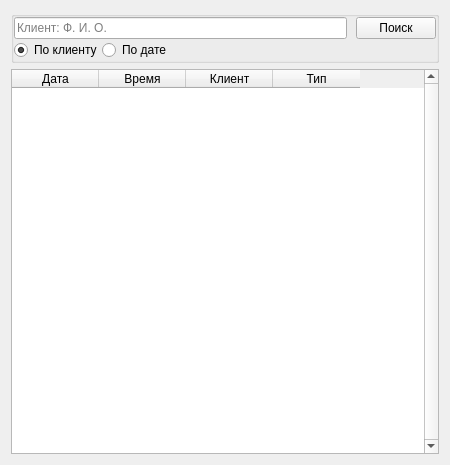
<?xml version="1.0" encoding="UTF-8"?>
<ui version="4.0">
 <class>form_examinationSeach</class>
 <widget class="QWidget" name="form_examinationSeach">
  <property name="geometry">
   <rect>
    <x>0</x>
    <y>0</y>
    <width>450</width>
    <height>465</height>
   </rect>
  </property>
  <property name="windowTitle">
   <string>Поиск исследований</string>
  </property>
  <layout class="QVBoxLayout" name="verticalLayout" stretch="0,1">
   <item>
    <widget class="QGroupBox" name="groupBox">
     <property name="title">
      <string/>
     </property>
     <layout class="QVBoxLayout" name="verticalLayout_2">
      <property name="spacing">
       <number>0</number>
      </property>
      <property name="leftMargin">
       <number>0</number>
      </property>
      <property name="topMargin">
       <number>0</number>
      </property>
      <property name="rightMargin">
       <number>0</number>
      </property>
      <property name="bottomMargin">
       <number>0</number>
      </property>
      <item>
       <layout class="QHBoxLayout" name="horizontalLayout_4">
        <item>
         <widget class="QStackedWidget" name="stackedWidget">
          <property name="currentIndex">
           <number>1</number>
          </property>
          <widget class="QWidget" name="page">
           <layout class="QHBoxLayout" name="horizontalLayout_2">
            <property name="leftMargin">
             <number>0</number>
            </property>
            <property name="topMargin">
             <number>0</number>
            </property>
            <property name="rightMargin">
             <number>9</number>
            </property>
            <property name="bottomMargin">
             <number>0</number>
            </property>
            <item>
             <widget class="QLabel" name="label_4">
              <property name="text">
               <string>С</string>
              </property>
             </widget>
            </item>
            <item>
             <widget class="QDateEdit" name="dateEdit_examinationTo">
              <property name="calendarPopup">
               <bool>true</bool>
              </property>
             </widget>
            </item>
            <item>
             <widget class="QLabel" name="label_3">
              <property name="text">
               <string>По</string>
              </property>
             </widget>
            </item>
            <item>
             <widget class="QDateEdit" name="dateEdit_examinationFrom">
              <property name="calendarPopup">
               <bool>true</bool>
              </property>
              <property name="timeSpec">
               <enum>Qt::LocalTime</enum>
              </property>
             </widget>
            </item>
            <item>
             <spacer name="horizontalSpacer_2">
              <property name="orientation">
               <enum>Qt::Horizontal</enum>
              </property>
              <property name="sizeHint" stdset="0">
               <size>
                <width>40</width>
                <height>20</height>
               </size>
              </property>
             </spacer>
            </item>
           </layout>
          </widget>
          <widget class="QWidget" name="page_2">
           <layout class="QHBoxLayout" name="horizontalLayout_3">
            <property name="leftMargin">
             <number>0</number>
            </property>
            <property name="topMargin">
             <number>0</number>
            </property>
            <property name="bottomMargin">
             <number>0</number>
            </property>
            <item>
             <widget class="QLineEdit" name="lineEdit_clientName">
              <property name="text">
               <string/>
              </property>
              <property name="placeholderText">
               <string>Клиент: Ф. И. О.</string>
              </property>
             </widget>
            </item>
           </layout>
          </widget>
         </widget>
        </item>
        <item>
         <widget class="QPushButton" name="pushButton_seach">
          <property name="text">
           <string>Поиск</string>
          </property>
         </widget>
        </item>
       </layout>
      </item>
      <item>
       <layout class="QHBoxLayout" name="horizontalLayout">
        <property name="spacing">
         <number>0</number>
        </property>
        <item>
         <widget class="QRadioButton" name="radioButton_clientSeach">
          <property name="text">
           <string>По клиенту</string>
          </property>
          <property name="checked">
           <bool>true</bool>
          </property>
         </widget>
        </item>
        <item>
         <widget class="QRadioButton" name="radioButton_dateSeach">
          <property name="text">
           <string>По дате</string>
          </property>
         </widget>
        </item>
        <item>
         <spacer name="horizontalSpacer">
          <property name="orientation">
           <enum>Qt::Horizontal</enum>
          </property>
          <property name="sizeHint" stdset="0">
           <size>
            <width>40</width>
            <height>20</height>
           </size>
          </property>
         </spacer>
        </item>
       </layout>
      </item>
     </layout>
    </widget>
   </item>
   <item>
    <widget class="QTableWidget" name="tableWidget_examinations">
     <property name="verticalScrollBarPolicy">
      <enum>Qt::ScrollBarAlwaysOn</enum>
     </property>
     <property name="editTriggers">
      <set>QAbstractItemView::NoEditTriggers</set>
     </property>
     <property name="alternatingRowColors">
      <bool>true</bool>
     </property>
     <property name="selectionBehavior">
      <enum>QAbstractItemView::SelectRows</enum>
     </property>
     <attribute name="horizontalHeaderDefaultSectionSize">
      <number>87</number>
     </attribute>
     <attribute name="verticalHeaderVisible">
      <bool>true</bool>
     </attribute>
     <attribute name="verticalHeaderShowSortIndicator" stdset="0">
      <bool>true</bool>
     </attribute>
     <column>
      <property name="text">
       <string>Дата</string>
      </property>
     </column>
     <column>
      <property name="text">
       <string>Время</string>
      </property>
     </column>
     <column>
      <property name="text">
       <string>Клиент</string>
      </property>
     </column>
     <column>
      <property name="text">
       <string>Тип</string>
      </property>
     </column>
    </widget>
   </item>
  </layout>
 </widget>
 <resources/>
 <connections/>
</ui>
